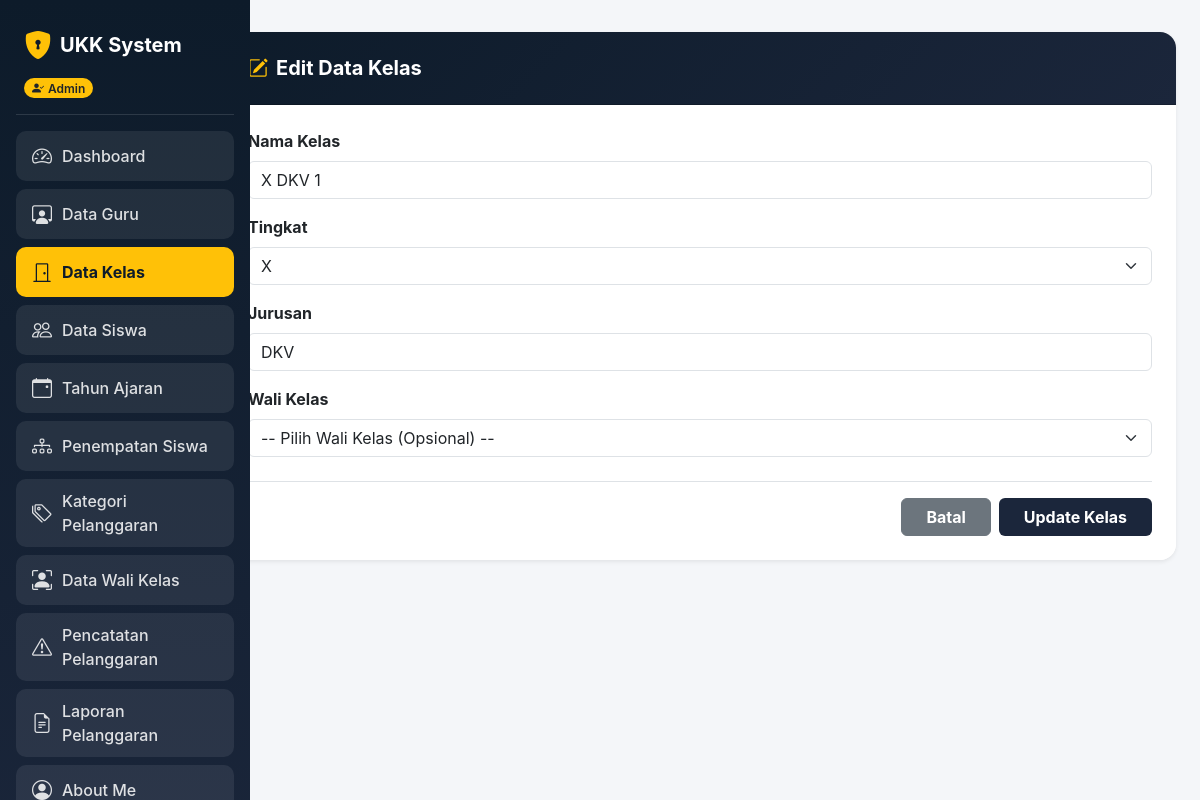
/kelas/kelas_edit.php?id=49 (signed in), run on the app's committed database.
### tables this page shows
CREATE TABLE `t_kelas` (
  `id` int(11) NOT NULL,
  `wali_kelas_id` int(11) DEFAULT 0,
  `nama` varchar(100) DEFAULT NULL,
  `tingkat` varchar(20) NOT NULL,
  `jurusan` varchar(100) NOT NULL,
  `status_aktif` tinyint(1) NOT NULL,
  `created_at` timestamp NOT NULL DEFAULT current_timestamp(),
  `updated_at` timestamp NOT NULL DEFAULT current_timestamp()
);

### kelas/kelas_edit.php (the view, shortened to what this page needs)
<?php
include '../koneksi.php';
$role = $_SESSION['role'];
$id = $_GET['id'] ?? '';
$id = mysqli_real_escape_string($koneksi, $id);
$q_data = mysqli_query($koneksi, "SELECT * FROM t_kelas WHERE id = '$id'");
$data   = mysqli_fetch_assoc($q_data);
?>
<!DOCTYPE html>
<html lang="id">
<head>
  <link href="https://cdn.jsdelivr.net/npm/bootstrap@5.3.0/dist/css/bootstrap.min.css" rel="stylesheet">
  <link rel="stylesheet" href="https://cdn.jsdelivr.net/npm/bootstrap-icons@1.11.1/font/bootstrap-icons.css">
</head>
<body>
  <div class="container-fluid">
    <div class="row">
      <div class="col-md-3 col-lg-2 sidebar p-3 text-white">
        <div class="d-flex align-items-center gap-2 mb-2 px-2 mt-2">
          <i class="bi bi-shield-lock-fill fs-3 text-warning"></i>
          <h4 class="mb-0 fw-bold fs-5">UKK System</h4>
        </div>
        <div class="px-2 mb-3">
          <span class="badge bg-warning text-dark px-2 py-1 rounded-pill fw-semibold"><i class="bi bi-person-check-fill me-1"></i><?= $role; ?></span>
        </div>
        <hr class="text-white-50">
        <ul class="nav flex-column mb-auto">
          <li class="nav-item"><a href="../dashboard.php?tab=menu1" class="nav-link-custom"><i class="bi bi-speedometer2 fs-5"></i><span>Dashboard</span></a></li>
          <li class="nav-item"><a href="../dashboard.php?tab=menu2" class="nav-link-custom"><i class="bi bi-person-workspace fs-5"></i><span>Data Guru</span></a></li>
          <li class="nav-item"><a href="../dashboard.php?tab=menu3" class="nav-link-custom" style="background-color: #ffc107; color: #0d1b2a; font-weight: 700;"><i class="bi bi-door-closed fs-5"></i><span>Data Kelas</span></a></li>
          <li class="nav-item"><a href="../dashboard.php?tab=menu4" class="nav-link-custom"><i class="bi bi-people fs-5"></i><span>Data Siswa</span></a></li>
          <li class="nav-item"><a href="../dashboard.php?tab=menu5" class="nav-link-custom"><i class="bi bi-calendar-event fs-5"></i><span>Tahun Ajaran</span></a></li>
          <li class="nav-item"><a href="../dashboard.php?tab=menu6" class="nav-link-custom"><i class="bi bi-diagram-3 fs-5"></i><span>Penempatan Siswa</span></a></li>
          <li class="nav-item"><a href="../dashboard.php?tab=menu7" class="nav-link-custom"><i class="bi bi-tags fs-5"></i><span>Kategori Pelanggaran</span></a></li>
          <li class="nav-item"><a href="../dashboard.php?tab=menu8" class="nav-link-custom"><i class="bi bi-person-bounding-box fs-5"></i><span>Data Wali Kelas</span></a></li>
          <li class="nav-item"><a href="../dashboard.php?tab=menu9" class="nav-link-custom"><i class="bi bi-exclamation-triangle fs-5"></i><span>Pencatatan Pelanggaran</span></a></li>
          <li class="nav-item"><a href="../dashboard.php?tab=menu10" class="nav-link-custom"><i class="bi bi-file-earmark-text fs-5"></i><span>Laporan Pelanggaran</span></a></li>
          <li class="nav-item"><a href="../dashboard.php?tab=menu_about" class="nav-link-custom"><i class="bi bi-person-circle fs-5"></i><span>About Me</span></a></li>
        </ul>
      </div>
      <main class="col-md-9 col-lg-10 p-4 ms-auto">
        <div class="container-fluid py-2 px-0">
          <form action="" method="POST">
            <div class="card shadow-sm border-0 rounded-4 overflow-hidden w-100">
              <div class="card-header text-white p-4" style="background: linear-gradient(135deg, #0d1b2a 0%, #1b263b 100%);">
                <h5 class="mb-0 fw-bold"><i class="bi bi-pencil-square me-2 text-warning"></i>Edit Data Kelas</h5>
              </div>
              <div class="card-body p-4 bg-white">
                <div class="mb-3">
                  <label class="form-label fw-bold">Nama Kelas</label>
                  <input type="text" name="nama" class="form-control" value="<?= htmlspecialchars($data['nama'] ?? ''); ?>" required>
                </div>
                <div class="mb-3">
                  <label class="form-label fw-bold">Tingkat</label>
                  <select name="tingkat" class="form-select" required>
                    <option value="X" <?= (($data['tingkat'] ?? '') == 'X') ? 'selected' : ''; ?>>X</option>
                  </select>
                </div>
                <div class="mb-3">
                  <label class="form-label fw-bold">Jurusan</label>
                  <input type="text" name="jurusan" class="form-control" value="<?= htmlspecialchars($data['jurusan'] ?? ''); ?>" required>
                </div>
                <div class="mb-4">
                  <label class="form-label fw-bold">Wali Kelas</label>
                  <select name="wali_kelas_id" class="form-select">
                    <option value="">-- Pilih Wali Kelas (Opsional) --</option>
                  </select>
                </div>
                <div class="pt-3 border-top d-flex gap-2 justify-content-end">
                  <a href="../dashboard.php?tab=menu3" class="btn btn-secondary px-4 fw-bold">Batal</a>
                  <button type="submit" name="update" class="btn text-white px-4 fw-bold" style="background-color: #1b263b;">Update Kelas</button>
                </div>
              </div>
            </div>
          </form>
        </div>
      </main>
    </div>
  </div>
</body>
</html>

### kelas/kelas_edit.php (style rules this page uses)
body { font-family: 'Inter', sans-serif; background-color: #f4f6f9; color: #333; }
.sidebar { background: linear-gradient(180deg, #0d1b2a 0%, #1b263b 100%); min-height: 100vh; position: fixed; top: 0; left: 0; width: 250px; z-index: 1000; overflow-y: auto; }
.sidebar .nav-link-custom { color: rgba(255, 255, 255, 0.85); background-color: rgba(255, 255, 255, 0.08); border-radius: 10px; padding: 10px 16px; margin-bottom: 8px; font-weight: 500; display: flex; align-items: center; gap: 10px; text-decoration: none; }
main { margin-left: 250px; }

### data on the page
t_kelas: nama "X DKV 1", tingkat "X", jurusan "DKV"

### other printed values
$role "Admin"
